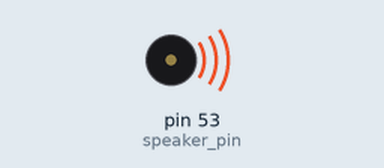
Bench run of a sketch on a simulated Arduino Mega 2560, built with avr-gcc and run on an emulated ATmega2560. Shown: buzzer (waves = sounding).

Above: at 0.12 s.
At 7.87 s:
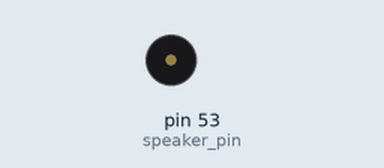
Timing chart, 0 to 8.2 s (numbered marks = the images above):
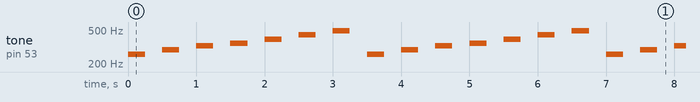

Measured:
- by itself, tone on pin 53 (speaker_pin): repeats every 3.5 s: silent 0.25 s, 294 Hz 0.25 s, silent 0.25 s, 329 Hz 0.25 s, silent 0.25 s, 349 Hz 0.25 s, silent 0.25 s, 392 Hz 0.25 s, silent 0.25 s, 440 Hz 0.25 s, silent 0.25 s, 493 Hz 0.25 s, silent 0.25 s, 261 Hz 0.25 s

The sketch:

speaker.ino
```cpp
const int c = 261;// zadefinujeme konštanty pre tóny s frekvenciamy, ktoré im zodpovedajú (v Hertzoch)
const int d = 294;
const int e = 329;
const int f = 349;
const int g = 392;
const int a = 440;
const int h = 493;

const int speaker_pin = 53; //definujeme pin na ktorom je pripojený reproduktor alebo bzučiak

int note_array[] = {c,d,e,f,g,a,h};// vytvoríme pole,ktoré obsahuje konštanty tónov
void setup()
{
  pinMode(speaker_pin, OUTPUT);// nastavýme výstupný pin pre reproduktor
}

void loop()
{

// pomocou for cyklu prehráme všetky tóny v poli note_array
for (int i = 0; i < 7; i++) {
  // vygenerujeme tóny pomocov funkcie tone
  // prvý argument je výstupný pin a druhý je frekvencia tónu
  tone(speaker_pin, note_array[i]);// ku konštantám z pola note_array pristupujeme pomocov indexu i, ktorý sa pri každom vykonní cyklu zvýši o 1
  delay(250);// počkáme 250ms
  noTone(speaker_pin);// ukončíme tón
  delay(250);// počkáme 250ms
}
}
```
